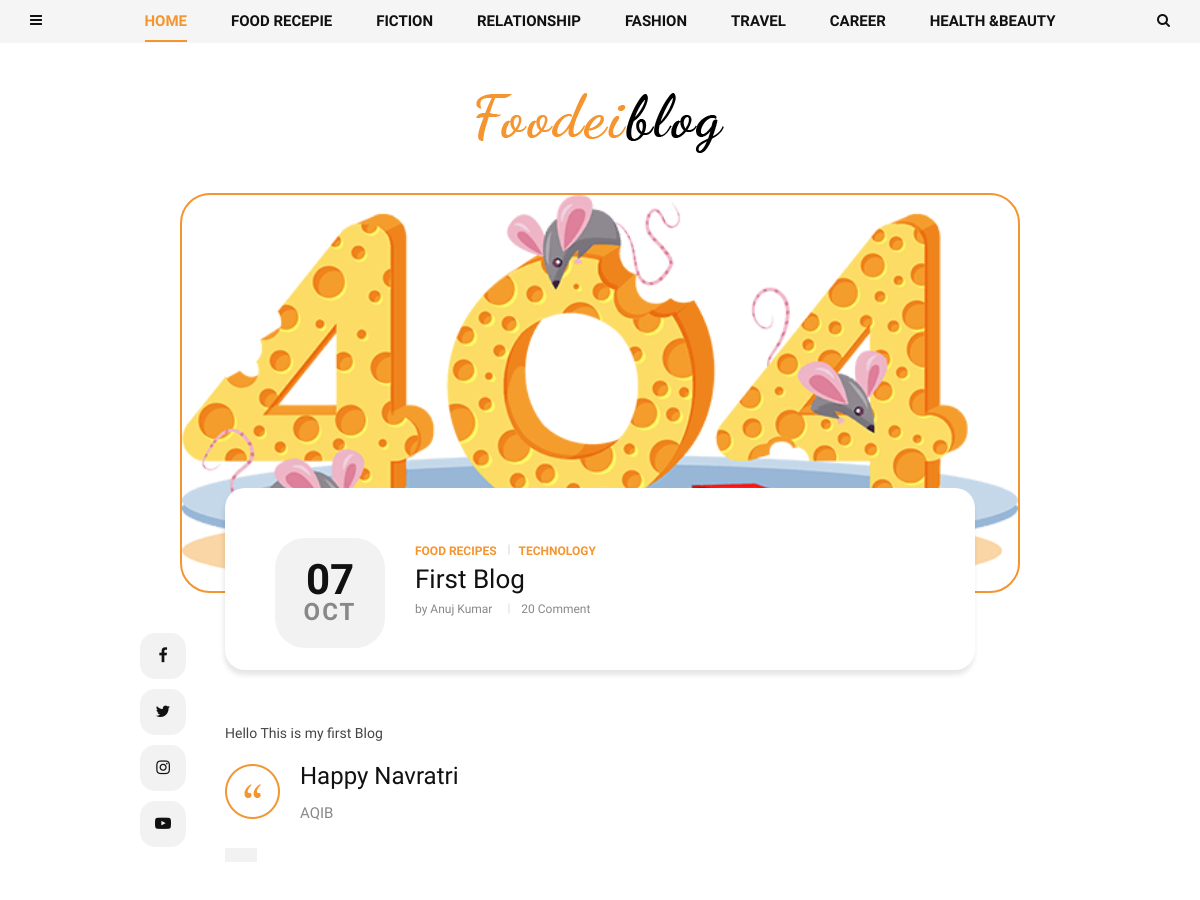
The page /preview/index.php?draft=1 (upper part) on the database as committed earlier.
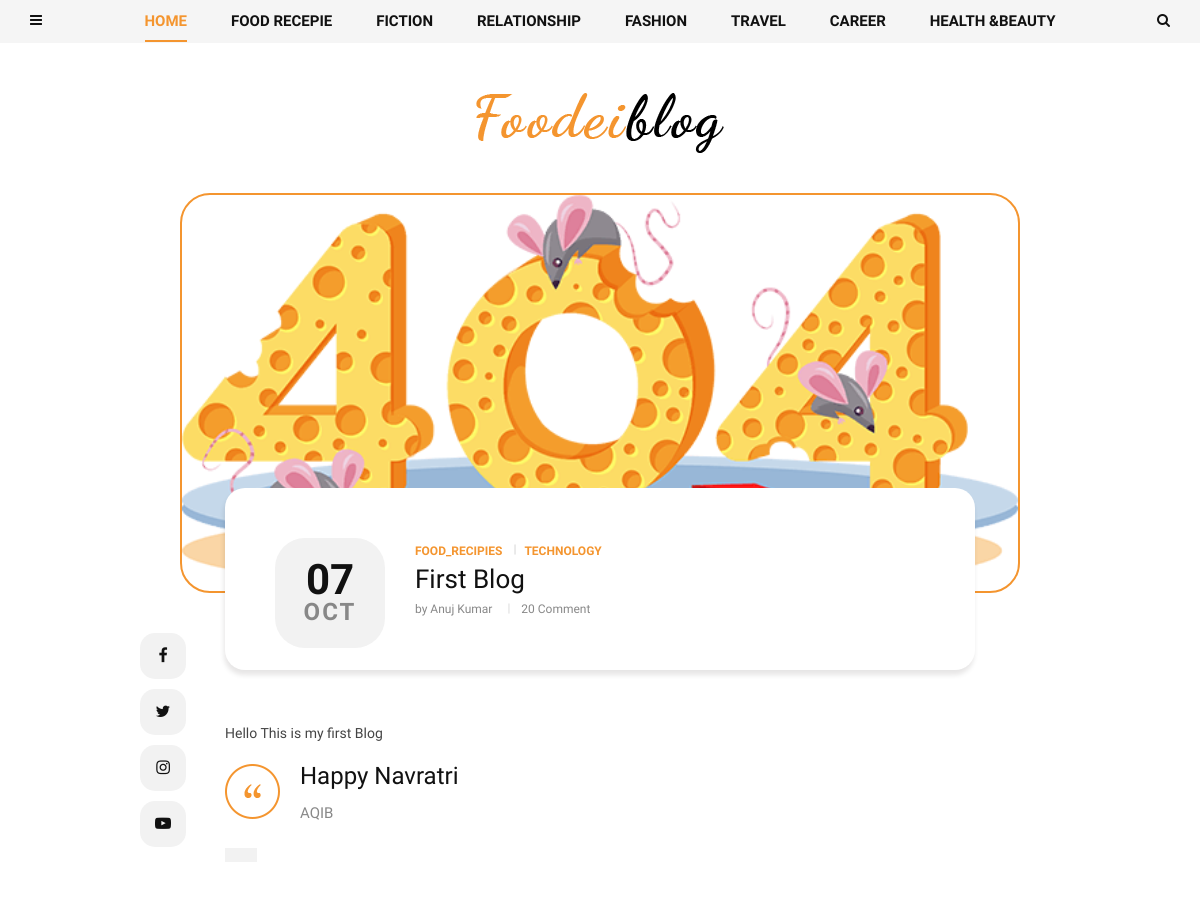
The same page on the database as committed later.
### tables this page shows
CREATE TABLE `post_draft` (
  `id` int(11) NOT NULL,
  `post_id` varchar(20) NOT NULL,
  `user_id` varchar(20) NOT NULL,
  `user_name` varchar(50) NOT NULL,
  `title_img` varchar(20) NOT NULL,
  `title` text NOT NULL,
  `category` varchar(30) NOT NULL,
  `sub_category` varchar(30) NOT NULL,
  `description` text NOT NULL,
  `quote_desc` text NOT NULL,
  `quote_author` varchar(100) NOT NULL,
  `tags` text NOT NULL,
  `quote_s` int(11) NOT NULL,
  `profile_s` int(11) NOT NULL,
  `comment_s` int(11) NOT NULL,
  `date_time` datetime NOT NULL
);

### preview/index.php (the view, shortened to what the changed rows need)
<?php
    $link = mysqli_connect("156.67.222.106", "u735106373_blog_project", "0204@Anujk", "u735106373_blog_project");
    $query = "SELECT * FROM post_draft WHERE `id` = '".$_GET['draft']."' ";
    $result = mysqli_query($link, $query);
    $row = mysqli_fetch_assoc($result);
    $splitDateTime = explode(" ",$row['date_time']);
    $date = $splitDateTime[0];
    $splitDate = explode("-",$date);
    $month = $splitDate[1];
    $day = $splitDate[2];
    $monthName = date('M', mktime(0, 0, 0, $month, 10));
?>
<!DOCTYPE html>
<html lang="zxx">
<head>
    <link rel="stylesheet" href="../css/AqibSlider.css" type="text/css">
    <link rel="stylesheet" href="../css/bootstrap.min.css" type="text/css">
    <link rel="stylesheet" href="../css/font-awesome.min.css" type="text/css">
    <link rel="stylesheet" href="../css/elegant-icons.css" type="text/css">
    <link rel="stylesheet" href="../css/owl.carousel.min.css" type="text/css">
    <link rel="stylesheet" href="../css/slicknav.min.css" type="text/css">
    <link rel="stylesheet" href="../css/style.css" type="text/css">
</head>
<body>
    <section class="single-post spad">
        <div>
            <img style="height: 50vh; width: 70vw; margin-left: 15%; border: 2px solid #F4952F; border-radius: 30px;" src="../admin/post_images/<?php echo $row['title_img']; ?>">
        </div>
        <div class="container">
            <div class="row d-flex justify-content-center">
                <div class="col-lg-8">
                    <div class="single-post__title">
                        <div class="single-post__title__meta">
                            <h2><?php echo $day; ?></h2>
                            <span><?php echo $monthName; ?></span>
                        </div>
                        <div class="single-post__title__text">
                            <ul class="label">
                                <li><?php echo $row['category'] ?></li>
                                <li><?php echo $row['sub_category'] ?></li>
                            </ul>
                            <h4><?php echo $row['title'] ?></h4>
                            <ul class="widget">
                                <li>by <?php echo $row['user_name'] ?></li>
                                <li>20 Comment</li>
                            </ul>
                        </div>
                    </div>
                    <div style="font-size: large;">
                        <?php echo $row['description'] ?>
                    </div>
                    <?php
                        if($row['quote_s'] == "1"){
                    ?>
                        <div class="single-post__quote">
                            <p><?php echo $row['quote_desc'] ?></p>
                            <span><?php echo $row['quote_author'] ?></span>
                        </div>
                    <?php
                        }
                    ?>
                    <div class="single-post__tags">
                        <?php
                            $i = 0;
                            $get_tag = $row['tags'];
                            $tag = explode(',', $get_tag);
                            while($i < count($tag)){
                        ?>
                                <a href="#">
                                </a>
                        <?php
                                $i += 1;
                            }
                        ?>
                    </div>
                </div>
            </div>
        </div>
    </section>
</body>
</html>

Rows that differ between the two databases and show on the page:
changed post_draft "First Blog": category "FOOD RECIPES" → "FOOD_RECIPIES"
